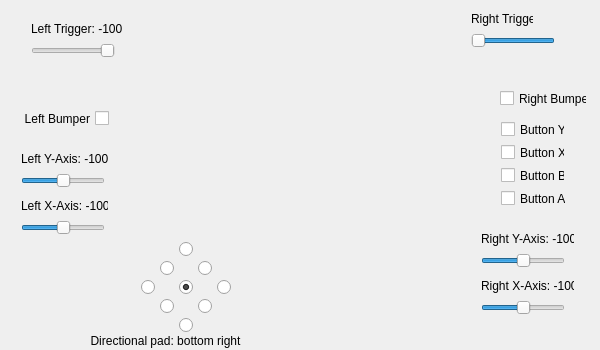
<?xml version="1.0" encoding="UTF-8"?>
<ui version="4.0">
 <class>VirtualGamePad</class>
 <widget class="QWidget" name="VirtualGamePad">
  <property name="geometry">
   <rect>
    <x>0</x>
    <y>0</y>
    <width>600</width>
    <height>350</height>
   </rect>
  </property>
  <property name="windowTitle">
   <string>Form</string>
  </property>
  <widget class="QCheckBox" name="checkBox_buttonLeft">
   <property name="geometry">
    <rect>
     <x>20</x>
     <y>110</y>
     <width>89</width>
     <height>17</height>
    </rect>
   </property>
   <property name="layoutDirection">
    <enum>Qt::RightToLeft</enum>
   </property>
   <property name="text">
    <string>Left Bumper</string>
   </property>
  </widget>
  <widget class="QCheckBox" name="checkBox_buttonRight">
   <property name="enabled">
    <bool>true</bool>
   </property>
   <property name="geometry">
    <rect>
     <x>500</x>
     <y>90</y>
     <width>87</width>
     <height>17</height>
    </rect>
   </property>
   <property name="text">
    <string>Right Bumper</string>
   </property>
   <property name="checkable">
    <bool>true</bool>
   </property>
  </widget>
  <widget class="ImageLabel" name="image_gamepad" native="true">
   <property name="geometry">
    <rect>
     <x>170</x>
     <y>50</y>
     <width>261</width>
     <height>141</height>
    </rect>
   </property>
  </widget>
  <widget class="QLabel" name="label_digipad">
   <property name="geometry">
    <rect>
     <x>90</x>
     <y>330</y>
     <width>151</width>
     <height>21</height>
    </rect>
   </property>
   <property name="text">
    <string>Directional pad: bottom right</string>
   </property>
   <property name="alignment">
    <set>Qt::AlignCenter</set>
   </property>
  </widget>
  <widget class="QSlider" name="horizontalSlider_triggerLeft">
   <property name="geometry">
    <rect>
     <x>31</x>
     <y>40</y>
     <width>84</width>
     <height>22</height>
    </rect>
   </property>
   <property name="minimum">
    <number>0</number>
   </property>
   <property name="maximum">
    <number>1000</number>
   </property>
   <property name="singleStep">
    <number>5</number>
   </property>
   <property name="sliderPosition">
    <number>0</number>
   </property>
   <property name="orientation">
    <enum>Qt::Horizontal</enum>
   </property>
   <property name="invertedAppearance">
    <bool>true</bool>
   </property>
  </widget>
  <widget class="QLabel" name="label_leftTrigger">
   <property name="geometry">
    <rect>
     <x>31</x>
     <y>21</y>
     <width>91</width>
     <height>16</height>
    </rect>
   </property>
   <property name="text">
    <string>Left Trigger: -1000</string>
   </property>
  </widget>
  <widget class="QLabel" name="label_rightTrigger">
   <property name="geometry">
    <rect>
     <x>471</x>
     <y>11</y>
     <width>62</width>
     <height>16</height>
    </rect>
   </property>
   <property name="text">
    <string>Right Trigger</string>
   </property>
  </widget>
  <widget class="QSlider" name="horizontalSlider_triggerRight">
   <property name="geometry">
    <rect>
     <x>471</x>
     <y>30</y>
     <width>84</width>
     <height>22</height>
    </rect>
   </property>
   <property name="minimum">
    <number>-1000</number>
   </property>
   <property name="maximum">
    <number>0</number>
   </property>
   <property name="singleStep">
    <number>5</number>
   </property>
   <property name="sliderPosition">
    <number>0</number>
   </property>
   <property name="orientation">
    <enum>Qt::Horizontal</enum>
   </property>
   <property name="invertedAppearance">
    <bool>true</bool>
   </property>
  </widget>
  <widget class="QLabel" name="label_joystickAxisYLeft">
   <property name="geometry">
    <rect>
     <x>21</x>
     <y>151</y>
     <width>87</width>
     <height>16</height>
    </rect>
   </property>
   <property name="text">
    <string>Left Y-Axis: -1000</string>
   </property>
  </widget>
  <widget class="QSlider" name="horizontalSlider_axisYLeft">
   <property name="geometry">
    <rect>
     <x>21</x>
     <y>170</y>
     <width>84</width>
     <height>22</height>
    </rect>
   </property>
   <property name="minimum">
    <number>-1000</number>
   </property>
   <property name="maximum">
    <number>1000</number>
   </property>
   <property name="singleStep">
    <number>5</number>
   </property>
   <property name="orientation">
    <enum>Qt::Horizontal</enum>
   </property>
  </widget>
  <widget class="QSlider" name="horizontalSlider_axisXLeft">
   <property name="geometry">
    <rect>
     <x>21</x>
     <y>217</y>
     <width>84</width>
     <height>22</height>
    </rect>
   </property>
   <property name="minimum">
    <number>-1000</number>
   </property>
   <property name="maximum">
    <number>1000</number>
   </property>
   <property name="singleStep">
    <number>5</number>
   </property>
   <property name="orientation">
    <enum>Qt::Horizontal</enum>
   </property>
  </widget>
  <widget class="QLabel" name="label_joystickAxisXLeft">
   <property name="geometry">
    <rect>
     <x>21</x>
     <y>198</y>
     <width>87</width>
     <height>16</height>
    </rect>
   </property>
   <property name="text">
    <string>Left X-Axis: -1000</string>
   </property>
  </widget>
  <widget class="QRadioButton" name="radioButton_top">
   <property name="geometry">
    <rect>
     <x>179</x>
     <y>241</y>
     <width>16</width>
     <height>16</height>
    </rect>
   </property>
   <property name="text">
    <string/>
   </property>
  </widget>
  <widget class="QRadioButton" name="radioButton_topLeft">
   <property name="geometry">
    <rect>
     <x>160</x>
     <y>260</y>
     <width>16</width>
     <height>16</height>
    </rect>
   </property>
   <property name="text">
    <string/>
   </property>
  </widget>
  <widget class="QRadioButton" name="radioButton_topRight">
   <property name="geometry">
    <rect>
     <x>198</x>
     <y>260</y>
     <width>16</width>
     <height>16</height>
    </rect>
   </property>
   <property name="text">
    <string/>
   </property>
  </widget>
  <widget class="QRadioButton" name="radioButton_left">
   <property name="geometry">
    <rect>
     <x>141</x>
     <y>279</y>
     <width>16</width>
     <height>16</height>
    </rect>
   </property>
   <property name="text">
    <string/>
   </property>
  </widget>
  <widget class="QRadioButton" name="radioButton_none">
   <property name="geometry">
    <rect>
     <x>179</x>
     <y>279</y>
     <width>16</width>
     <height>16</height>
    </rect>
   </property>
   <property name="text">
    <string/>
   </property>
   <property name="checked">
    <bool>true</bool>
   </property>
  </widget>
  <widget class="QRadioButton" name="radioButton_bottomLeft">
   <property name="geometry">
    <rect>
     <x>160</x>
     <y>298</y>
     <width>16</width>
     <height>16</height>
    </rect>
   </property>
   <property name="text">
    <string/>
   </property>
  </widget>
  <widget class="QRadioButton" name="radioButton_right">
   <property name="geometry">
    <rect>
     <x>217</x>
     <y>279</y>
     <width>16</width>
     <height>16</height>
    </rect>
   </property>
   <property name="text">
    <string/>
   </property>
  </widget>
  <widget class="QRadioButton" name="radioButton_bottomRight">
   <property name="geometry">
    <rect>
     <x>198</x>
     <y>298</y>
     <width>16</width>
     <height>16</height>
    </rect>
   </property>
   <property name="text">
    <string/>
   </property>
  </widget>
  <widget class="QRadioButton" name="radioButton_bottom">
   <property name="geometry">
    <rect>
     <x>179</x>
     <y>317</y>
     <width>16</width>
     <height>16</height>
    </rect>
   </property>
   <property name="text">
    <string/>
   </property>
  </widget>
  <widget class="QCheckBox" name="checkBox_buttonY">
   <property name="geometry">
    <rect>
     <x>501</x>
     <y>121</y>
     <width>64</width>
     <height>17</height>
    </rect>
   </property>
   <property name="text">
    <string>Button Y</string>
   </property>
  </widget>
  <widget class="QCheckBox" name="checkBox_buttonB">
   <property name="geometry">
    <rect>
     <x>501</x>
     <y>167</y>
     <width>64</width>
     <height>17</height>
    </rect>
   </property>
   <property name="text">
    <string>Button B</string>
   </property>
  </widget>
  <widget class="QCheckBox" name="checkBox_buttonA">
   <property name="geometry">
    <rect>
     <x>501</x>
     <y>190</y>
     <width>65</width>
     <height>17</height>
    </rect>
   </property>
   <property name="text">
    <string>Button A</string>
   </property>
  </widget>
  <widget class="QCheckBox" name="checkBox_buttonX">
   <property name="geometry">
    <rect>
     <x>501</x>
     <y>144</y>
     <width>64</width>
     <height>17</height>
    </rect>
   </property>
   <property name="text">
    <string>Button X</string>
   </property>
  </widget>
  <widget class="QLabel" name="label_joystickAxisYRight">
   <property name="geometry">
    <rect>
     <x>481</x>
     <y>231</y>
     <width>93</width>
     <height>16</height>
    </rect>
   </property>
   <property name="text">
    <string>Right Y-Axis: -1000</string>
   </property>
  </widget>
  <widget class="QSlider" name="horizontalSlider_axisYRight">
   <property name="geometry">
    <rect>
     <x>481</x>
     <y>250</y>
     <width>84</width>
     <height>22</height>
    </rect>
   </property>
   <property name="minimum">
    <number>-1000</number>
   </property>
   <property name="maximum">
    <number>1000</number>
   </property>
   <property name="singleStep">
    <number>5</number>
   </property>
   <property name="orientation">
    <enum>Qt::Horizontal</enum>
   </property>
  </widget>
  <widget class="QLabel" name="label_joystickAxisXRight">
   <property name="geometry">
    <rect>
     <x>481</x>
     <y>278</y>
     <width>93</width>
     <height>16</height>
    </rect>
   </property>
   <property name="text">
    <string>Right X-Axis: -1000</string>
   </property>
  </widget>
  <widget class="QSlider" name="horizontalSlider_axisXRight">
   <property name="geometry">
    <rect>
     <x>481</x>
     <y>297</y>
     <width>84</width>
     <height>22</height>
    </rect>
   </property>
   <property name="minimum">
    <number>-1000</number>
   </property>
   <property name="maximum">
    <number>1000</number>
   </property>
   <property name="singleStep">
    <number>5</number>
   </property>
   <property name="orientation">
    <enum>Qt::Horizontal</enum>
   </property>
  </widget>
  <zorder>horizontalSlider_triggerLeft</zorder>
  <zorder>label_leftTrigger</zorder>
  <zorder>label_rightTrigger</zorder>
  <zorder>horizontalSlider_triggerRight</zorder>
  <zorder>label_joystickAxisYLeft</zorder>
  <zorder>horizontalSlider_axisYLeft</zorder>
  <zorder>horizontalSlider_axisXLeft</zorder>
  <zorder>label_joystickAxisXLeft</zorder>
  <zorder>radioButton_top</zorder>
  <zorder>radioButton_topLeft</zorder>
  <zorder>radioButton_topRight</zorder>
  <zorder>radioButton_left</zorder>
  <zorder>radioButton_none</zorder>
  <zorder>radioButton_bottomLeft</zorder>
  <zorder>radioButton_right</zorder>
  <zorder>radioButton_bottomRight</zorder>
  <zorder>radioButton_bottom</zorder>
  <zorder>checkBox_buttonY</zorder>
  <zorder>checkBox_buttonB</zorder>
  <zorder>checkBox_buttonA</zorder>
  <zorder>checkBox_buttonX</zorder>
  <zorder>label_joystickAxisYRight</zorder>
  <zorder>horizontalSlider_axisYRight</zorder>
  <zorder>label_joystickAxisXRight</zorder>
  <zorder>horizontalSlider_axisXRight</zorder>
  <zorder>checkBox_buttonLeft</zorder>
  <zorder>image_gamepad</zorder>
  <zorder>checkBox_buttonRight</zorder>
  <zorder>label_digipad</zorder>
 </widget>
 <customwidgets>
  <customwidget>
   <class>ImageLabel</class>
   <extends>QWidget</extends>
   <header>imagelabel.h</header>
   <container>1</container>
  </customwidget>
 </customwidgets>
 <resources/>
 <connections/>
</ui>
